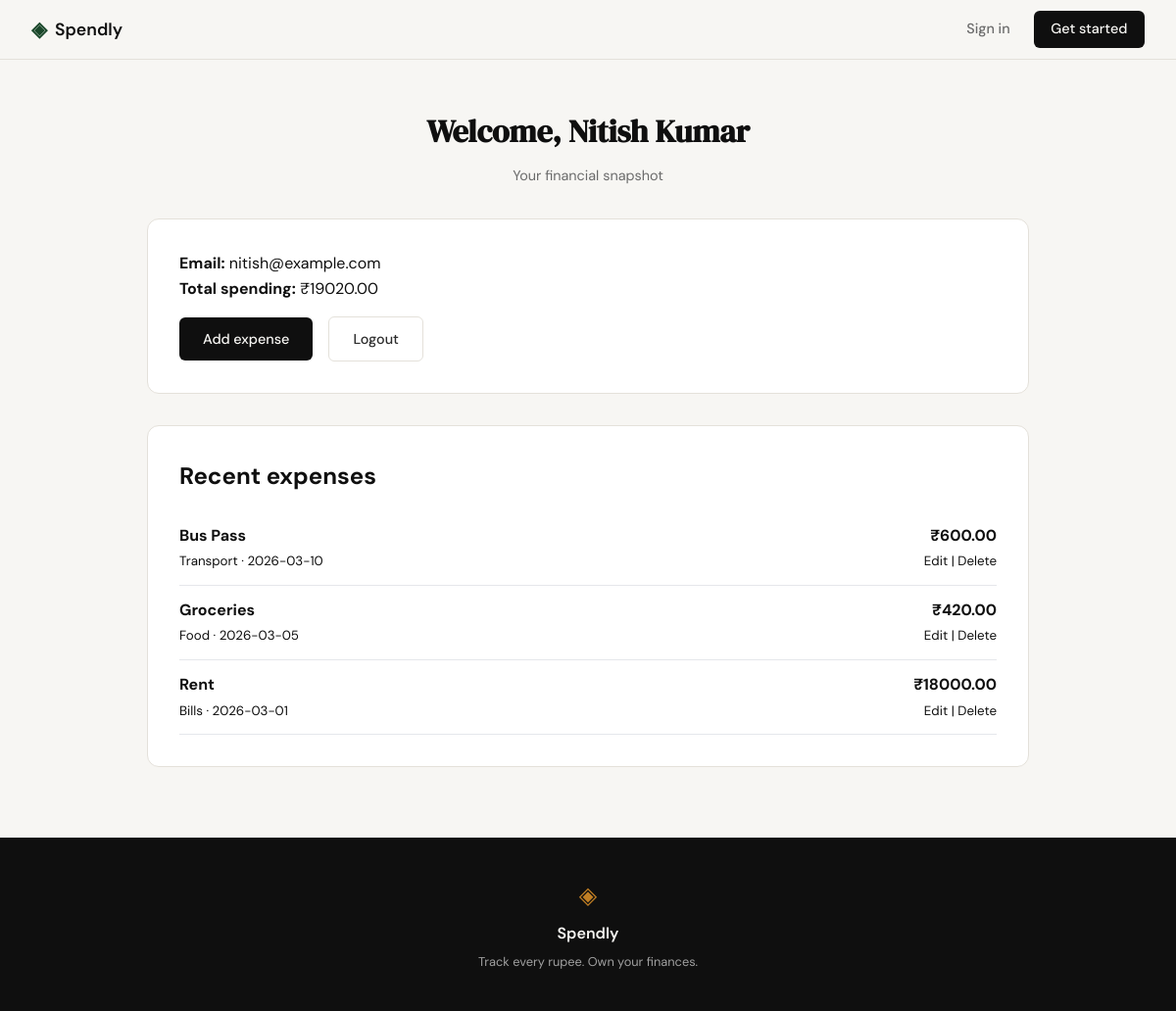
Screenshot of /profile (signed in) with the database file from the repository.
### tables this page shows
CREATE TABLE users (
                id INTEGER PRIMARY KEY AUTOINCREMENT,
                name TEXT NOT NULL,
                email TEXT NOT NULL UNIQUE,
                password TEXT NOT NULL,
                created_at TEXT NOT NULL DEFAULT CURRENT_TIMESTAMP
            );

CREATE TABLE expenses (
                id INTEGER PRIMARY KEY AUTOINCREMENT,
                user_id INTEGER NOT NULL,
                title TEXT NOT NULL,
                category TEXT NOT NULL,
                amount REAL NOT NULL,
                description TEXT,
                expense_date TEXT NOT NULL,
                created_at TEXT NOT NULL DEFAULT CURRENT_TIMESTAMP,
                FOREIGN KEY (user_id) REFERENCES users(id) ON DELETE CASCADE
            );

### app.py (the view)
    @app.route("/profile")
    def profile():
        user = get_current_user()
        if user is None:
            return redirect(url_for("login"))
        conn = get_db()
        try:
            total_spend = conn.execute(
                "SELECT COALESCE(SUM(amount), 0) AS total FROM expenses WHERE user_id = ?",
                (user["id"],),
            ).fetchone()["total"]
            recent_expenses = conn.execute(
                """
                SELECT id, title, category, amount, description, expense_date
                FROM expenses
                WHERE user_id = ?
                ORDER BY expense_date DESC, id DESC
                LIMIT 5
                """,
                (user["id"],),
            ).fetchall()
        finally:
            conn.close()
        return render_template("profile.html", user=user, total_spend=total_spend, recent_expenses=recent_expenses)

### database/db.py (called while the page is built)
def get_db():
    conn = sqlite3.connect(DB_PATH)
    conn.row_factory = sqlite3.Row
    conn.execute("PRAGMA foreign_keys = ON")
    return conn

### templates/profile.html (shortened to what this page needs)
{% extends "base.html" %}
{% block content %}
<section class="auth-section">
    <div class="auth-container" style="max-width: 900px;">
        <div class="auth-header">
            <h1 class="auth-title">Welcome, {{ user.name }}</h1>
            <p class="auth-subtitle">Your financial snapshot</p>
        </div>
        <div class="auth-card" style="margin-bottom: 2rem;">
            <p><strong>Email:</strong> {{ user.email }}</p>
            <p><strong>Total spending:</strong> ₹{{ "%.2f"|format(total_spend) }}</p>
            <div class="hero-actions" style="margin-top: 1rem;">
                <a href="{{ url_for('add_expense') }}" class="btn-primary">Add expense</a>
                <a href="{{ url_for('logout') }}" class="btn-ghost">Logout</a>
            </div>
        </div>
        <div class="auth-card">
            <h2 style="margin-bottom: 1rem;">Recent expenses</h2>
            {% if recent_expenses %}
                {% for expense in recent_expenses %}
                    <div style="display: flex; justify-content: space-between; border-bottom: 1px solid #e5e7eb; padding: 0.75rem 0;">
                        <div>
                            <strong>{{ expense.title }}</strong><br>
                            <small>{{ expense.category }} · {{ expense.expense_date }}</small>
                        </div>
                        <div style="text-align: right;">
                            <strong>₹{{ "%.2f"|format(expense.amount) }}</strong><br>
                            <small>
                                <a href="{{ url_for('edit_expense', id=expense.id) }}">Edit</a>
                                |
                                <a href="{{ url_for('delete_expense', id=expense.id) }}">Delete</a>
                            </small>
                        </div>
                    </div>
                {% endfor %}
            {% else %}
                <p>No expenses logged yet.</p>
            {% endif %}
        </div>
    </div>
</section>
{% endblock %}

### templates/base.html (shortened to what this page needs)
<!DOCTYPE html>
<html lang="en">
<head>
    <link rel="stylesheet" href="{{ url_for('static', filename='css/style.css') }}">
</head>
<body>
    <nav class="navbar">
        <div class="nav-inner">
            <a href="{{ url_for('landing') }}" class="nav-brand">
                <span class="brand-icon">◈</span>
                <span class="brand-name">Spendly</span>
            </a>
            <div class="nav-links">
                <a href="{{ url_for('login') }}">Sign in</a>
                <a href="{{ url_for('register') }}" class="nav-cta">Get started</a>
            </div>
        </div>
    </nav>
    <main class="main-content">
        {% block content %}{% endblock %}
    </main>
    <footer class="footer">
        <div class="footer-inner">
            <span class="brand-icon">◈</span>
            <span class="footer-name">Spendly</span>
            <p class="footer-copy">Track every rupee. Own your finances.</p>
        </div>
    </footer>
</body>
</html>

### static/css/style.css (style rules this page uses)
:root { --ink: #0f0f0f; --ink-soft: #2d2d2d; --ink-muted: #6b6b6b; --ink-faint: #a0a0a0; --paper: #f7f6f3; --paper-warm: #f0ede6; --paper-card: #ffffff; --accent: #1a472a; --accent-light: #e8f0eb; --accent-2: #c17f24; --accent-2-light: #fdf3e3; --danger: #c0392b; --danger-light: #fdecea; --border: #e4e1da; --border-soft: #eeebe4; --font-display: 'DM Serif Display', Georgia, serif; --font-body: 'DM Sans', system-ui, sans-serif; --max-width: 1200px; --auth-width: 440px; --radius-sm: 6px; --radius-md: 12px; --radius-lg: 20px; }
*, *::before, *::after { box-sizing: border-box; margin: 0; padding: 0; }
html { font-size: 16px; scroll-behavior: smooth; }
body { background: var(--paper); color: var(--ink); font-family: var(--font-body); font-size: 1rem; line-height: 1.6; -webkit-font-smoothing: antialiased; }
a { color: inherit; text-decoration: none; }
.navbar { position: sticky; top: 0; z-index: 100; background: var(--paper); border-bottom: 1px solid var(--border); padding: 0 2rem; }
.nav-inner { max-width: var(--max-width); margin: 0 auto; height: 60px; display: flex; align-items: center; justify-content: space-between; }
.nav-brand { display: flex; align-items: center; gap: 0.5rem; font-family: var(--font-body); font-weight: 600; font-size: 1.1rem; color: var(--ink); }
.brand-icon { color: var(--accent); font-size: 1.3rem; }
.brand-name { color: var(--ink); }
.nav-links { display: flex; align-items: center; gap: 1.5rem; font-size: 0.9rem; font-weight: 500; }
.nav-links a { color: var(--ink-muted); transition: color 0.2s; }
.nav-cta { background: var(--ink) !important; color: var(--paper) !important; padding: 0.45rem 1.1rem; border-radius: var(--radius-sm); transition: background 0.2s !important; }
.main-content { min-height: calc(100vh - 60px - 100px); }
.hero-actions { display: flex; gap: 1rem; align-items: center; }
.btn-primary { display: inline-block; background: var(--ink); color: var(--paper); padding: 0.65rem 1.5rem; border-radius: var(--radius-sm); font-family: var(--font-body); font-size: 0.9rem; font-weight: 500; cursor: pointer; border: none; transition: background 0.2s; text-decoration: none; }
.btn-ghost { display: inline-block; background: transparent; color: var(--ink-soft); padding: 0.65rem 1.5rem; border-radius: var(--radius-sm); font-size: 0.9rem; font-weight: 500; border: 1px solid var(--border); transition: all 0.2s; text-decoration: none; }
.auth-section { min-height: calc(100vh - 60px - 100px); display: flex; align-items: center; justify-content: center; padding: 3rem 2rem; }
.auth-container { width: 100%; max-width: var(--auth-width); }
.auth-header { text-align: center; margin-bottom: 2rem; }
.auth-title { font-family: var(--font-display); font-size: 2rem; color: var(--ink); margin-bottom: 0.5rem; }
.auth-subtitle { font-size: 0.9rem; color: var(--ink-muted); }
.auth-card { background: var(--paper-card); border: 1px solid var(--border); border-radius: var(--radius-md); padding: 2rem; margin-bottom: 1.5rem; }
.footer { background: var(--ink); color: var(--paper); padding: 2.5rem 2rem; text-align: center; }
.footer-inner { display: flex; flex-direction: column; align-items: center; gap: 0.4rem; }
.footer .brand-icon { color: var(--accent-2); font-size: 1.5rem; }
.footer-name { font-weight: 600; font-size: 1rem; }
.footer-copy { font-size: 0.8rem; color: var(--ink-faint); }

### rows the page displays
users: name "Nitish Kumar", email "nitish@example.com"
expenses: title "Bus Pass", category "Transport", expense_date "2026-03-10", amount "600.00"
expenses: title "Groceries", category "Food", expense_date "2026-03-05", amount "420.00"
expenses: title "Rent", category "Bills", expense_date "2026-03-01", amount "18000.00"

### other values shown
{{ "%.2f"|format(total_spend) }} "19020.00"
